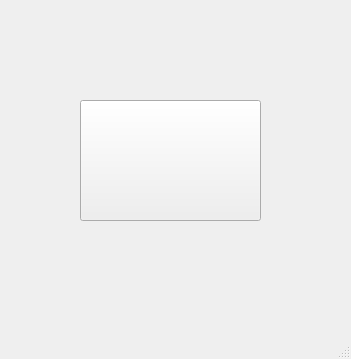
<?xml version="1.0" encoding="UTF-8"?>
<ui version="4.0">
 <class>MainWindow</class>
 <widget class="QMainWindow" name="MainWindow">
  <property name="geometry">
   <rect>
    <x>0</x>
    <y>0</y>
    <width>351</width>
    <height>359</height>
   </rect>
  </property>
  <property name="windowTitle">
   <string>Video Play</string>
  </property>
  <widget class="QWidget" name="centralwidget">
   <widget class="QPushButton" name="Button">
    <property name="geometry">
     <rect>
      <x>80</x>
      <y>100</y>
      <width>181</width>
      <height>121</height>
     </rect>
    </property>
    <property name="font">
     <font>
      <pointsize>18</pointsize>
      <weight>75</weight>
      <bold>true</bold>
     </font>
    </property>
    <property name="text">
     <string/>
    </property>
    <property name="icon">
     <iconset>
      <normaloff>../../../../../../../../Downloads/playlist.png</normaloff>../../../../../../../../Downloads/playlist.png</iconset>
    </property>
    <property name="iconSize">
     <size>
      <width>100</width>
      <height>100</height>
     </size>
    </property>
   </widget>
  </widget>
  <widget class="QMenuBar" name="menubar">
   <property name="geometry">
    <rect>
     <x>0</x>
     <y>0</y>
     <width>351</width>
     <height>21</height>
    </rect>
   </property>
  </widget>
  <widget class="QStatusBar" name="statusbar"/>
 </widget>
 <resources/>
 <connections/>
</ui>
